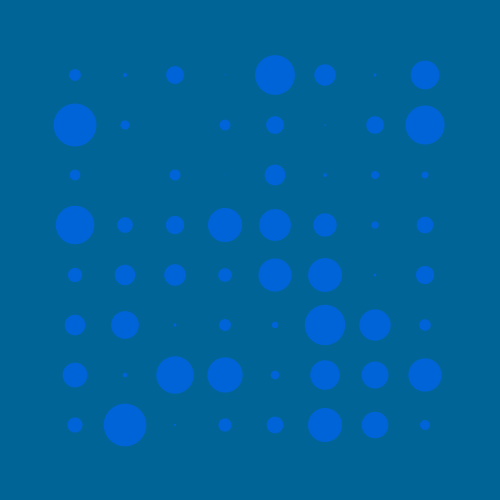
Frame 1 (no input)
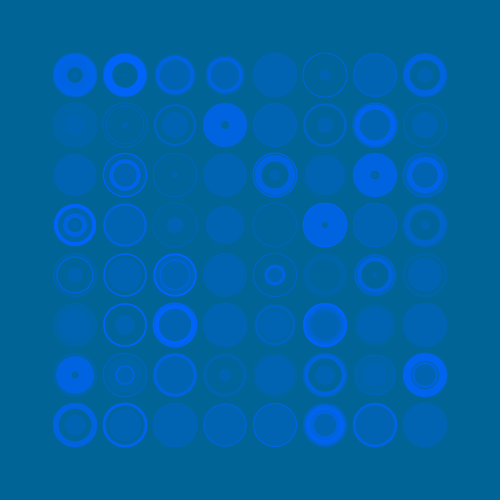
Frame 60 (the mouse pressed at the canvas centre just before this capture)
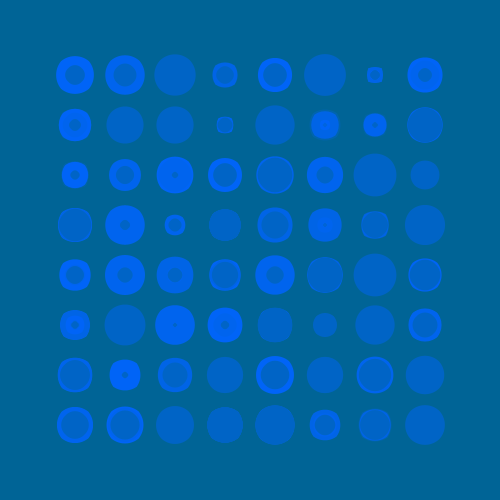
Frame 120 (the mouse held since frame 60 and released just before this capture)

The Processing sketch that drew these frames (run headless with seeded random() and noise(); from frame 60 on, the mouse is pressed at the canvas centre):

// Processing sketch: processing_148905
// ── processing_148905.pde

void setup() {
  size(500, 500);
  background(0, 100, 150);
}

void draw() {
  noStroke();
  fill(0, 100, random(150, 255));
  for (int i = 75; i < width-25; i = i + 50) {
    for (int j = 75; j < height-25; j = j + 50) {
      float f = random(45);
      ellipse(i, j, f, f);
    }
  }
  if (mousePressed) {
    frameRate(40);
    filter(ERODE);
  } else {
    frameRate(10);
  }
}
